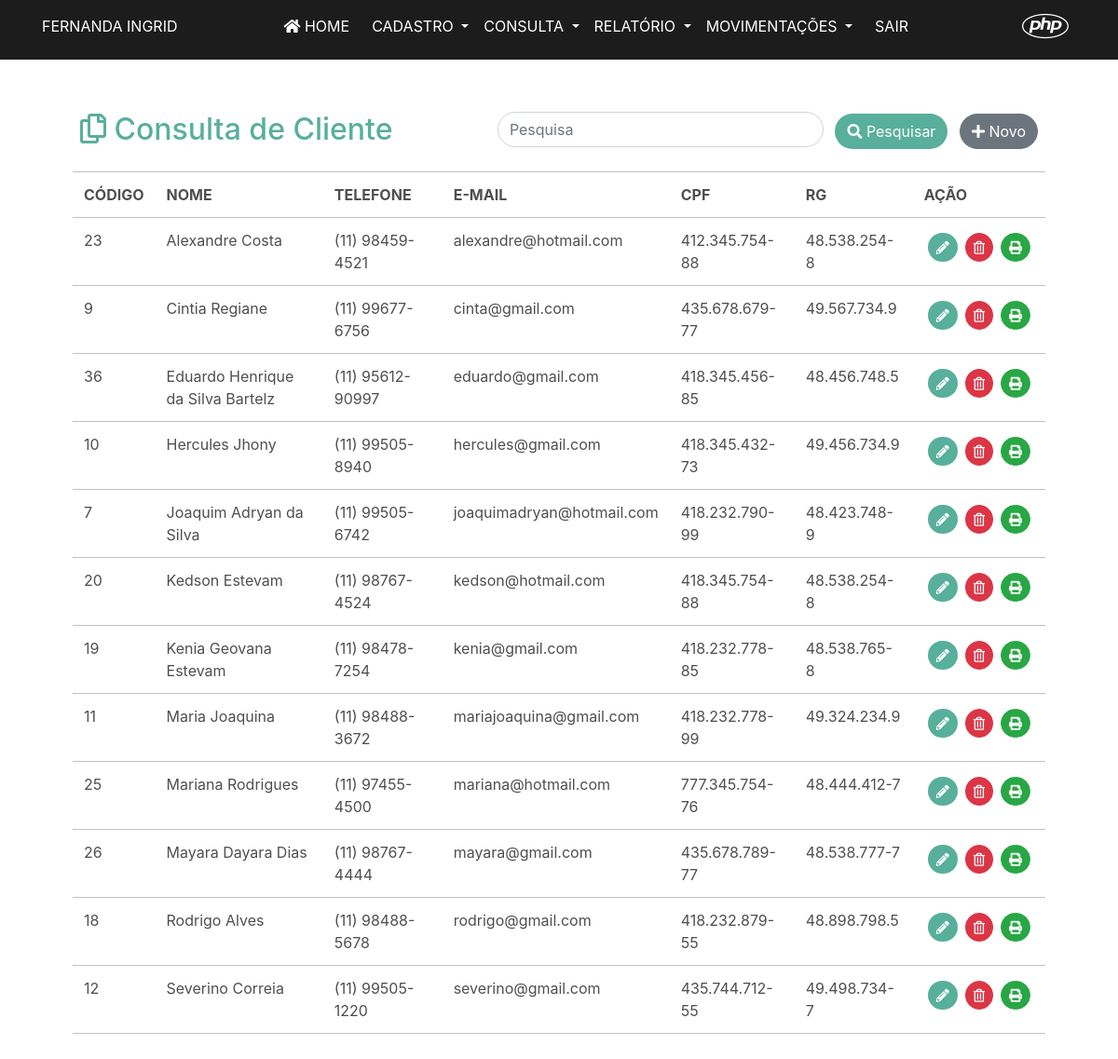
The page /lista_cliente.php (signed in) on the database its author committed.
### tables this page shows
CREATE TABLE `cliente` (
  `id` int(11) NOT NULL,
  `nome` varchar(50) NOT NULL,
  `data_nascimento` datetime NOT NULL,
  `sexo` varchar(30) NOT NULL,
  `estado_civil` varchar(30) NOT NULL,
  `profissao` varchar(50) NOT NULL,
  `telefone` varchar(20) NOT NULL,
  `email` varchar(100) NOT NULL,
  `cpf` varchar(14) NOT NULL,
  `rg` varchar(12) NOT NULL,
  `rua` varchar(100) NOT NULL,
  `numero` varchar(10) NOT NULL,
  `bairro` varchar(50) NOT NULL,
  `uf` varchar(2) NOT NULL,
  `cep` varchar(50) NOT NULL,
  `complemento` varchar(100) NOT NULL,
  `data_cadastro` timestamp NOT NULL DEFAULT current_timestamp() ON UPDATE current_timestamp(),
  `obs` varchar(200) NOT NULL
);

### lista_cliente.php (the view, shortened to what this page needs)
<?php
include("conexao.php");
$consulta = "SELECT * FROM cliente ORDER BY nome";
$con = @mysqli_query($conexao, $consulta) or die($mysql->error);
?>
<!DOCTYPE html>
<html lang="en">
<head>
    <link rel="stylesheet" href="https://stackpath.bootstrapcdn.com/bootstrap/4.1.3/css/bootstrap.min.css">
    <link rel="stylesheet" href="https://cdnjs.cloudflare.com/ajax/libs/font-awesome/5.11.2/css/all.css">
</head>
<body>
    <?php include("header.php") ?>
    <div class="container-fluid">
        <div class="row m-5 ">
            <div class="col-md-12 mt-4">
                <form method="get" action="lista_cliente.php">
                    <div class="d-flex justify-content-between mt-5 mb-2 mr-2">
                        <div>
                            <h2 class="ml-2" style="color: #58AF9C;"> <i class="far fa-copy"></i> Consulta de Cliente </h2>
                        </div>
                        <ul class="list-inline">
                            <li class="list-inline-item">
                                <input type="text" class="form-control" name="txtpesquisa" id="exampleInputPesquisar" aria-describedby="pesquisa" placeholder="Pesquisa" style="width: 350px; border-radius: 30px;">
                            </li>
                            <li class="list-inline-item">
                                <button type="submit" class="btn" style="background-color: #58AF9C; color:white; border-radius: 30px;"><i class="fas fa-search"></i> Pesquisar</button>
                            </li>
                            <li class="list-inline-item">
                                <a href="cad_cliente.php" class="btn btn-secondary" style=" border-radius: 30px;"> <i class="fas fa-plus"></i> Novo</a>
                            </li>
                        </ul>
                    </div>
                </form>
            </div>
            <div class="col-md-12">
                <table class="table table-borderless table-responsive-md table-hover">
                    <thead>
                        <tr style="border-top: 1px solid #C0C0C0; border-bottom: 1px solid #C0C0C0; color: #4F4F4F">
                            <th>CÓDIGO</th>
                            <th>NOME</th>
                            <th>TELEFONE</th>
                            <th>E-MAIL</th>
                            <th>CPF</th>
                            <th>RG</th>
                            <th>AÇÃO</th>
                        </tr>
                    </thead>
                    <?php while ($dado = $con->fetch_array()) { ?>
                        <tbody>
                            <tr style="border-top: 1px solid #C0C0C0; border-bottom: 1px solid #C0C0C0; color: #4F4F4F">
                                <td> <?php echo $dado['id']; ?> </td>
                                <td> <?php echo $dado['nome']; ?> </td>
                                <td> <?php echo $dado['telefone']; ?> </td>
                                <td> <?php echo $dado['email']; ?> </td>
                                <td> <?php echo $dado['cpf']; ?> </td>
                                <td> <?php echo $dado['rg']; ?> </td>
                                <td class="d-flex">
                                    <a href="ver_cad_cliente.php?codigo=<?php echo $dado['id']; ?>" class="btn btn-alterar btn-sm m-1" style="background-color: #58AF9C; color:white;  border-radius: 30px;" role="button">
                                        <i class="fas fa-pencil-alt"></i> </a>
                                    <a href="ver_excluir_cliente.php?codigo=<?php echo $dado['id']; ?>" class="btn btn-danger btn-sm m-1 btn-excluir" style=" border-radius: 30px;" role="button">
                                        <i class="far fa-trash-alt"></i> </a>
                                    <a target="_blank" href="relatorio_cliente_individual.php?codigo=<?php echo $dado['id']; ?>" class="btn btn-success btn-sm m-1 btn-excluir" style=" border-radius: 30px;" role="button">
                                        <i class="fas fa-print"></i> </a>
                                </td>
                            </tr>
                        </tbody>
                    <?php } ?>
                </table>
            </div>
        </div>
    </div>
</body>
</html>

### header.php (shortened to what this page needs)
<header>
    <nav class="navbar navbar-expand-lg fixed-top" style="background-color: #1C1C1C; color: white">
        <div class="collapse navbar-collapse" id="conteudoNavbarSuportado">
            <div class="container d-flex justify-content-between">
                <ul class="navbar-nav d-none d-lg-block" style="color: white;">
                    <li class="nav-item mt-2">
                        FERNANDA INGRID
                    </li>
                </ul>
                <ul class="navbar-nav" id="navegacao">
                    <li class="nav-item px-2">
                        <a class="nav-link" href="index.php" style="color: white;">
                            <i class="fas fa-home"></i> HOME
                        </a>
                    </li>
                    <li class="nav-item dropdown">
                        <a class="nav-link dropdown-toggle" role="button" data-toggle="dropdown" style="cursor: pointer" aria-haspopup="true" aria-expanded="false">
                            CADASTRO
                        </a>
                    </li>
                    <li class="nav-item dropdown">
                        <a class="nav-link dropdown-toggle" role="button" style="cursor: pointer" data-toggle="dropdown" aria-haspopup="true" aria-expanded="false">
                            CONSULTA
                        </a>
                    </li>
                    <li class="nav-item dropdown">
                        <a class="nav-link dropdown-toggle" role="button" style="cursor: pointer" data-toggle="dropdown" aria-haspopup="true" aria-expanded="false">
                            RELATÓRIO
                        </a>
                    </li>
                    <li class="nav-item dropdown">
                        <a class="nav-link dropdown-toggle" role="button" style="cursor: pointer" data-toggle="dropdown" aria-haspopup="true" aria-expanded="false">
                            MOVIMENTAÇÕES
                        </a>
                    </li>
                    <li class="nav-item px-2">
                        <a class="nav-link" href="logout.php" style="color: white;">
                            SAIR
                        </a>
                </ul>
                <ul class="navbar-nav d-none d-lg-block" style="color: white;">
                    <li class="nav-item px-1">
                        <i class="fab fa-php h1 px-1" style="color: white;"> </i>
                    </li>
                </ul>
            </div>
        </div>
    </nav>
</header>

### rows shown on the page
cliente: id "23", nome "Alexandre Costa", telefone "(11) 98459-4521", email "alexandre@hotmail.com", cpf "412.345.754-88", rg "48.538.254-8"
cliente: id "9", nome "Cintia Regiane", telefone "(11) 99677-6756", email "cinta@gmail.com", cpf "435.678.679-77", rg "49.567.734.9"
cliente: id "36", nome "Eduardo Henrique da Silva Bartelz", telefone "(11) 95612-90997", email "eduardo@gmail.com", cpf "418.345.456-85", rg "48.456.748.5"
cliente: id "10", nome "Hercules Jhony", telefone "(11) 99505-8940", email "hercules@gmail.com", cpf "418.345.432-73", rg "49.456.734.9"
cliente: id "7", nome "Joaquim Adryan da Silva", telefone "(11) 99505-6742", email "joaquimadryan@hotmail.com", cpf "418.232.790-99", rg "48.423.748-9"
cliente: id "20", nome "Kedson Estevam", telefone "(11) 98767-4524", email "kedson@hotmail.com", cpf "418.345.754-88", rg "48.538.254-8"
cliente: id "19", nome "Kenia Geovana Estevam", telefone "(11) 98478-7254", email "kenia@gmail.com", cpf "418.232.778-85", rg "48.538.765-8"
cliente: id "11", nome "Maria Joaquina", telefone "(11) 98488-3672", email "mariajoaquina@gmail.com", cpf "418.232.778-99", rg "49.324.234.9"
cliente: id "25", nome "Mariana Rodrigues", telefone "(11) 97455-4500", email "mariana@hotmail.com", cpf "777.345.754-76", rg "48.444.412-7"
cliente: id "26", nome "Mayara Dayara Dias", telefone "(11) 98767-4444", email "mayara@gmail.com", cpf "435.678.789-77", rg "48.538.777-7"
cliente: id "18", nome "Rodrigo Alves", telefone "(11) 98488-5678", email "rodrigo@gmail.com", cpf "418.232.879-55", rg "48.898.798.5"
cliente: id "12", nome "Severino Correia", telefone "(11) 99505-1220", email "severino@gmail.com", cpf "435.744.712-55", rg "49.498.734-7"
